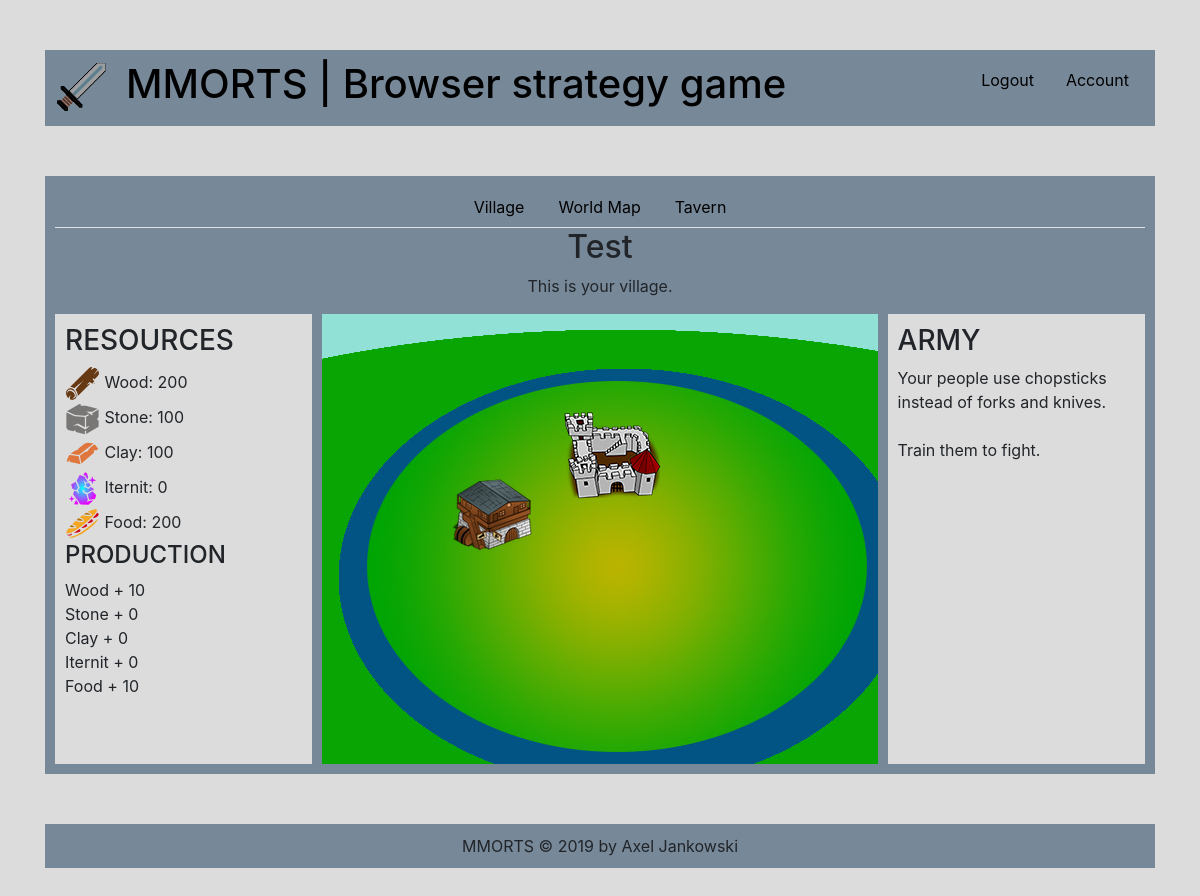
/ (signed in), run on the app's committed database.
### tables this page shows
CREATE TABLE `configuration` (
  `id` int(11) NOT NULL,
  `name` varchar(255) NOT NULL,
  `separator` varchar(3) NOT NULL,
  `description` varchar(255) NOT NULL,
  `maintenance` tinyint(1) NOT NULL,
  `logo` varchar(255) NOT NULL
);

CREATE TABLE `cities` (
  `id` int(255) NOT NULL,
  `user_id` int(255) DEFAULT NULL,
  `name` varchar(20) DEFAULT NULL
);

CREATE TABLE `resources` (
  `id` int(255) NOT NULL,
  `user_id` int(255) NOT NULL,
  `city_id` int(255) NOT NULL,
  `wood` int(255) NOT NULL DEFAULT 200,
  `stone` int(255) NOT NULL DEFAULT 100,
  `clay` int(255) NOT NULL DEFAULT 100,
  `iternit` int(255) NOT NULL DEFAULT 0,
  `food` int(255) NOT NULL DEFAULT 200
);

CREATE TABLE `building_types` (
  `id` int(255) NOT NULL,
  `type` varchar(255) DEFAULT NULL,
  `level` int(2) DEFAULT NULL,
  `defence` int(255) DEFAULT NULL,
  `wood_production` int(255) DEFAULT NULL,
  `stone_production` int(255) DEFAULT NULL,
  `clay_production` int(255) DEFAULT NULL,
  `iternit_production` int(255) DEFAULT NULL,
  `food_production` int(255) DEFAULT NULL,
  `swordsman_production` int(255) DEFAULT NULL,
  `archer_production` int(255) DEFAULT NULL,
  `knight_production` int(255) DEFAULT NULL
);

### backend/system/config.php (called while the page is built, shortened)
<?php
    $dbserver = "localhost";
    $dbusername = "root";
    $dbpassword = "";
    $db = "mmorts";
    $conn = new mysqli($dbserver, $dbusername, $dbpassword, $db);
    if($conn->connect_error) {
        die("Connection failed: ".$conn->connect_error);
    } else {
        $query = "SELECT * FROM configuration";
        $result = mysqli_query($conn, $query);
        $row = mysqli_fetch_assoc($result);
        $title = $row['name'];
        $separator = $row['separator'];
        $description = $row['description'];
        $logo = $row['logo'];
    }
?>

### backend/system/includes.php (called while the page is built, shortened)
<?php
    require_once("backend/system/config.php");
?>

### frontend/index.php (the view, shortened to what this page needs)
<?php
    global $title;
    global $separator;
    global $description;
    global $logo;
?>
<html lang="en">
    <head>
        <?php require_once("frontend/templates/html-head.php"); ?>
    </head>
    <body>
        <div class="container">
            <?php require_once("frontend/templates/header.php"); ?>
            <div class="layer">
                <div class="content">
                            <?php
                        if(isset($_SESSION['loggedin'])) {
                            require_once("frontend/templates/navigation.php");
                            $dbserver = "localhost";
                            $dbusername = "root";
                            $dbpassword = "";
                            $db = "mmorts";
                            $conn = new mysqli($dbserver, $dbusername, $dbpassword, $db);
                            $username = $_SESSION['loggedin'];
                            $query = "SELECT id FROM users WHERE username = '$username'";
                            $result = mysqli_query($conn, $query);
                            $row = mysqli_fetch_assoc($result);
                            $userId = $row['id'];
                            $query = "SELECT id, name FROM cities WHERE user_id = '$userId'";
                            $result = mysqli_query($conn, $query);
                            if(mysqli_num_rows($result) > 0) {
                                $row = mysqli_fetch_assoc($result);
                                $cityId = $row['id'];
                                $cityName = $row['name'];
                                $query = "SELECT wood, stone, clay, iternit, food FROM resources WHERE city_id = '$cityId'";
                                $result = mysqli_query($conn, $query);
                                $row = mysqli_fetch_assoc($result);
                                $wood = $row['wood'];
                                $stone = $row['stone'];
                                $clay = $row['clay'];
                                $iternit = $row['iternit'];
                                $food = $row['food'];
                                $query = "SELECT keep_level, tavern_level, barracks_level FROM buildings WHERE city_id = '$cityId'";
                                $result = mysqli_query($conn, $query);
                                $row = mysqli_fetch_assoc($result);
                                $keepLevel = $row['keep_level'];
                                $tavernLevel = $row['tavern_level'];
                                $query = "SELECT defence, wood_production, stone_production, clay_production, iternit_production, food_production FROM building_types WHERE type = 'keep' AND level = '$keepLevel'";
                                $result = mysqli_query($conn, $query);
                                $row = mysqli_fetch_assoc($result);
                                $keepWood = $row['wood_production'];
                                $keepStone = $row['stone_production'];
                                $keepClay = $row['clay_production'];
                                $keepIternit = $row['iternit_production'];
                                $keepFood = $row['food_production'];
                                ?>
                                    <div class="text-center">
                                        <h2><?php echo $cityName; ?></h2>
                                        <p>This is your village.</p>
                                    </div>
                                    <div class="village-container">
                                        <div class="left-panel">
                                            <h3>RESOURCES</h3>
                                            <?php
                                                echo "<img src='frontend/images/icons/wood.svg' class='icon' /> Wood: ".$wood."<br/>";
                                                echo "<img src='frontend/images/icons/stone.svg' class='icon' /> Stone: ".$stone."<br/>";
                                                echo "<img src='frontend/images/icons/clay.svg' class='icon' /> Clay: ".$clay."<br/>";
                                                echo "<img src='frontend/images/icons/iternit.svg' class='icon' /> Iternit: ".$iternit."<br/>";
                                                echo "<img src='frontend/images/icons/food.svg' class='icon' /> Food: ".$food."<br/>";
                                            ?>
                                            <h4>PRODUCTION</h4>
                                            <?php
                                                echo "Wood + ".$keepWood."<br/>";
                                                echo "Stone + ".$keepStone."<br/>";
                                                echo "Clay + ".$keepClay."<br/>";
                                                echo "Iternit + ".$keepIternit."<br/>";
                                                echo "Food + ".$keepFood."<br/>";
                                            ?>
                                        </div>
                                        <div class="village">
                                            <div class="keep" title="Keep lvl. <?php echo $keepLevel; ?>" onclick="openBuildPanel(keep)">
                                            <?php
                                                if($keepLevel > 0) {
                                                ?>
                                                    <img src="frontend/images/keep.png"/>
                                                <?php
                                                } else {
                                                ?>
                                                    <img src="frontend/images/keep.png"/>
                                                <?php
                                                }
                                            ?>
                                            </div>
                                            <div class="tavern" onclick="openBuildPanel(tavern)">
                                            <?php
                                                if($tavernLevel > 0) {
                                                ?>
                                                    <img src="frontend/images/tavern.png" title="Tavern"/>
                                                <?php
                                                } else {
                                                ?>
                                                    <img src="frontend/images/tavern.png" title="Tavern ruins"/>
                                                <?php
                                                }
                                            ?>
                                            </div>
                                        </div>
                                        <div class="right-panel" id="army">
                                            <h3>ARMY</h3>
                                            Your people use chopsticks instead of forks and knives.
                                            <br/><br/>
                                            Train them to fight.
                                        </div>
                                    </div>
                                <?php
                            }
                        } else {
                            ?>
                                <h2>Main</h2>
                                <p>This is the main page.</p>
                            <?php
                        }
                    ?>
                </div>
            </div>
            <?php require_once("frontend/templates/footer.php"); ?>
        </div>
    </body>
</html>

### frontend/templates/header.php
<?php
    global $logo;
?>
<div class="layer">
    <div class="header">
        <div class="logo">
            <a href="index.php?page=index"><img src="frontend/images/<?php echo $logo; ?>" class="responsive" /></a>
        </div>
        <div class="title">
            <h1><a href="index.php?page=index"><?php echo $title.$separator.$description; ?></a></h1>
        </div>
        <?php
            require_once("frontend/templates/account-actions.php");
        ?>
    </div>
</div>

### frontend/templates/footer.php
<div class="layer">
    <div class="footer">
        <?php echo $title; ?> &copy; 2019 by <a title="axeljankowskii@gmail.com">Axel Jankowski</a>
    </div>
</div>

### frontend/css/style.css (style rules this page uses)
body { background-color: gainsboro; }
*:link { color: black; }
.container { width: 1200px; margin: 0 auto; }
.layer { margin-top: 50px; margin-bottom: 50px; }
.header { background-color: lightslategrey; padding: 10px; overflow: hidden; }
.logo { float: left; width: 56px; }
.title { float: left; margin-left: 15px; }
.content { background-color: lightslategrey; width: 100%; display: inline-block; padding: 10px; }
.village-container { width: 100%; height: 450px; display: flex; }
.left-panel { background-color: gainsboro; width: 27.5%; height: 100%; padding: 10px; }
.icon { width: 35px; height: auto; }
.village { background-image: url("../images/map.jpg"); width: 60%; height: 100%; margin: 0 10px; }
.keep { position: absolute; margin-left: 240px; margin-top: 90px; }
.tavern { position: absolute; margin-left: 130px; margin-top: 160px; }
.keep, .tavern:hover { cursor: pointer; }
.right-panel { background-color: gainsboro; width: 27.5%; height: 100%; padding: 10px; }
#army { display: block; }
.footer { background-color: lightslategrey; padding: 10px; text-align: center; }
.responsive { width: 100%; height: auto; }

### data on the page
configuration: logo (picture), name "MMORTS", separator "|", description "Browser strategy game"
cities: name "Test"
resources: wood "200", stone "100", clay "100", iternit "0", food "200"
building_types: wood_production "10", stone_production "0", clay_production "0", iternit_production "0", food_production "10"
